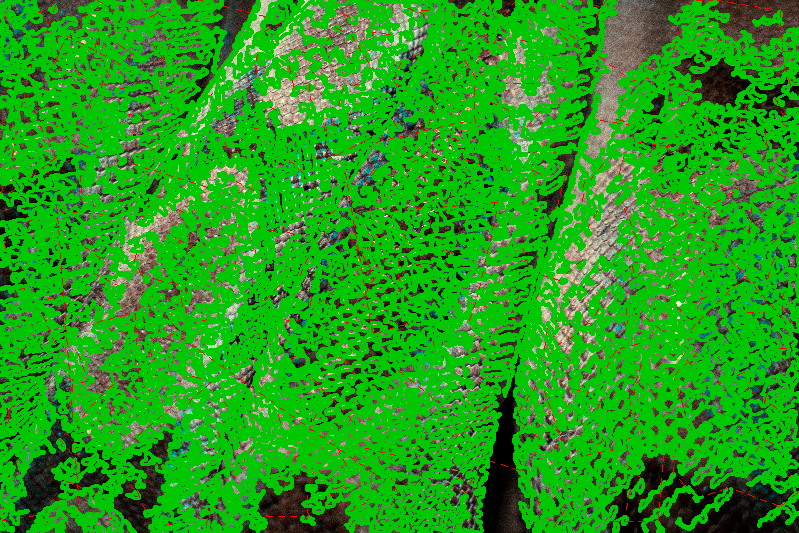
#> input picture pexels-koprivakart-19502292_path.png, 799 x 533 px; its folder holds only this picture in this run
$ python path_optimizer.py --image pexels-koprivakart-19502292_path.png
#> lines starting #> are read from the running program, lines starting #| are printed output that depends on the picture; after the words box and inside, x2 and y2 are one past the last pixel; in counts of white or black regions, pixels touching at a corner belong together
"""
OmniDraw - Pen-lift Path Optimization (v2 - cai thien hieu nang)
==================================================================
Muc tieu: Tu anh dau vao, trich cac net ve (stroke), roi sap xep lai
thu tu ve cac net de TOI THIEU HOA tong quang duong nhac but (pen-up
travel) giua cac net.

Pipeline:
  1. Anh -> grayscale -> Canny edge detection
  2. Tim contours (moi contour la 1 stroke, danh sach diem lien tuc)
  3. Loc bo stroke qua nho (noise)
  3b. [MOI] Noi chuoi (chain) cac stroke co diem dau/cuoi gan nhau
      thanh net dai hon -> giam so luong phan tu can toi uu, dac biet
      quan trong voi anh nhieu texture/chi tiet (VD: da ran, nan hoa...)
  4. Toi uu thu tu stroke:
     - [MOI] Nearest Neighbor dung KD-tree (scipy.spatial.cKDTree)
       thay vi so sanh tuyen tinh -> nhanh hon nhieu voi hang nghin stroke
     - [MOI] Cai tien theo danh sach hang xom khong gian (candidate list
       tu KD-tree) thay vi 2-opt duyet toan bo cap -> scale tot voi
       so luong stroke lon (hang nghin), khong bi cham nhu ban dau
  5. Xuat: anh minh hoa + so lieu quang duong truoc/sau toi uu + JSON

Chua ket noi voi OmniDraw_API_Spec.md / 01_tech-stack.md (chua co san).
Khi co 2 file nay, can chinh lai input/output format cho dung chuan
chung cua nhom (VD: dinh dang JSON tra ve, don vi toa do, ten field...).

Cach dung:
    python path_optimizer.py --image duong_dan_anh.jpg --output_dir out/
"""

import argparse
import json
import math
import os
import time

import cv2
import numpy as np
from scipy.spatial import cKDTree


# ----------------------------- Buoc 1-3: Trich stroke -----------------------------

def extract_strokes(image_path, canny_low=50, canny_high=150,
                     min_stroke_len=15, resize_max_dim=800):
    """
    Doc anh, trich duong net thanh danh sach cac stroke.
    Moi stroke la mot np.ndarray shape (N, 2) toa do (x, y) lien tuc.
    """
#> called with image_path = 'pexels-koprivakart-19502292_path.png', canny_low = 50, canny_high = 150, min_stroke_len = 15, resize_max_dim = 800
    img = cv2.imread(image_path)
#> img is the input picture: shape (533, 799, 3); mean B, G, R 27, 157.9, 35.9
    if img is None:
        raise FileNotFoundError(f"Khong doc duoc anh: {image_path}")

    # Resize de xu ly nhanh hon voi anh lon, giu ti le
    h, w = img.shape[:2]
    scale = 1.0
    if max(h, w) > resize_max_dim:
        scale = resize_max_dim / max(h, w)
        img = cv2.resize(img, (int(w * scale), int(h * scale)))

    gray = cv2.cvtColor(img, cv2.COLOR_BGR2GRAY)
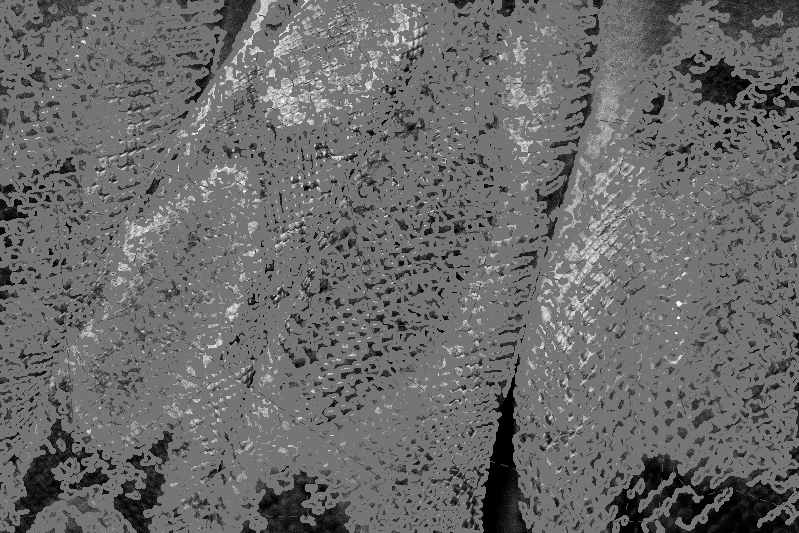
#> gray: shape (533, 799); min 0, max 253, mean 106.2
    blurred = cv2.GaussianBlur(gray, (3, 3), 0)
    edges = cv2.Canny(blurred, canny_low, canny_high)
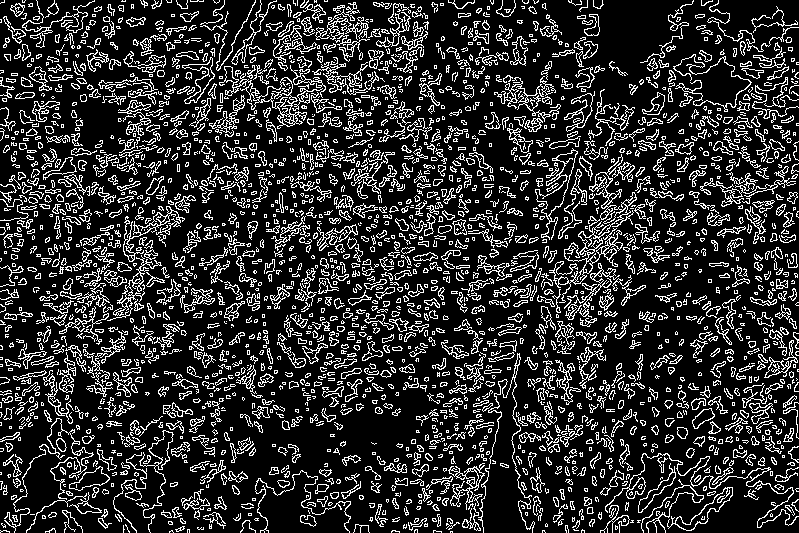
#> edges: shape (533, 799); 18.4% white in thin lines or dots

    # Lam day net mong 1 chut de contour lien tuc hon
    kernel = np.ones((2, 2), np.uint8)
    edges = cv2.dilate(edges, kernel, iterations=1)
#> edges: shape (533, 799); 39.3% white; 934 white regions (79 under 20 px)

    contours, _ = cv2.findContours(edges, cv2.RETR_LIST, cv2.CHAIN_APPROX_SIMPLE)
#> contours = 5274 contours, 4325 with area under 20; largest, box (x1, y1, x2, y2) and area: (36, 193, 197, 346) 7942, (535, 148, 661, 328) 7327, (273, 0, 430, 96) 6652, (1, 410, 118, 533) 5209, (668, 49, 799, 142) 4834
#> (the rest of the program and of its run is left out)
